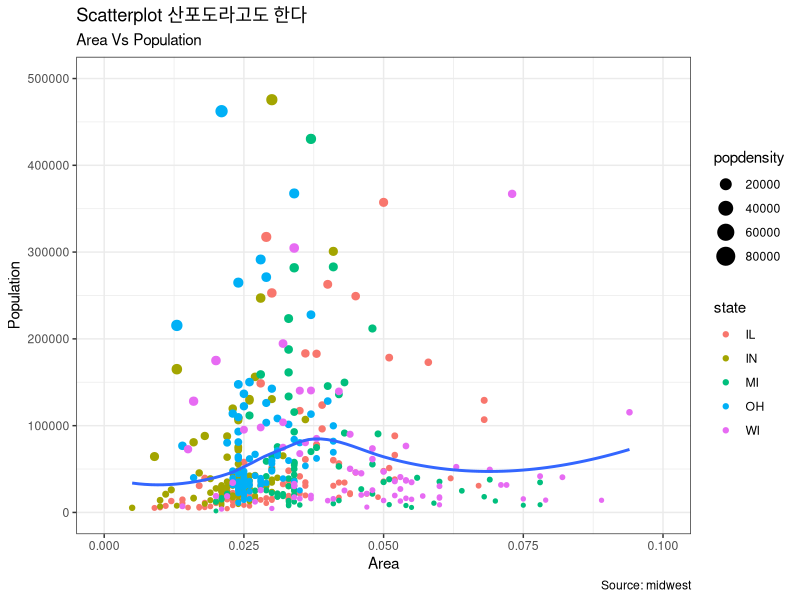

This chart was generated by the following R code:
# install.packages("ggplot2")
# load package and data
options(scipen=999)  # turn-off scientific notation like 1e+48
library(ggplot2)
theme_set(theme_bw())  # pre-set the bw theme.
data("midwest", package = "ggplot2")
# midwest <- read.csv("http://goo.gl/G1K41K")  # bkup data source

# Scatterplot
gg <- ggplot(midwest, aes(x=area, y=poptotal)) + 
  geom_point(aes(col=state, size=popdensity)) + 
  geom_smooth(method="loess", se=F) + 
  xlim(c(0, 0.1)) + 
  ylim(c(0, 500000)) + 
  labs(subtitle="Area Vs Population", 
       y="Population", 
       x="Area", 
       title="Scatterplot 산포도라고도 한다", 
       caption = "Source: midwest")

plot(gg)
